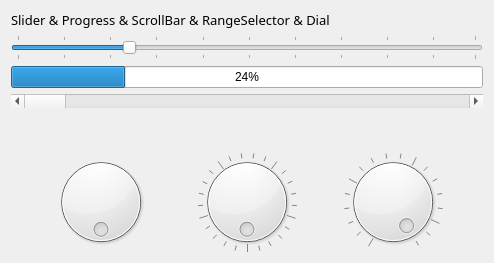
                <widget class="QWidget" name="widget_6" native="true">
                 <layout class="QGridLayout" name="gridLayout">
                  <item row="0" column="0">
                   <widget class="QLabel" name="label_6">
                    <property name="font">
                     <font>
                      <family>微软雅黑</family>
                      <pointsize>10</pointsize>
                      <bold>false</bold>
                     </font>
                    </property>
                    <property name="text">
                     <string>Slider &amp; Progress &amp; ScrollBar &amp; RangeSelector &amp; Dial</string>
                    </property>
                   </widget>
                  </item>
                  <item row="1" column="0">
                   <widget class="QSlider" name="horizontalSlider">
                    <property name="value">
                     <number>24</number>
                    </property>
                    <property name="tracking">
                     <bool>true</bool>
                    </property>
                    <property name="orientation">
                     <enum>Qt::Horizontal</enum>
                    </property>
                    <property name="invertedAppearance">
                     <bool>false</bool>
                    </property>
                    <property name="invertedControls">
                     <bool>false</bool>
                    </property>
                    <property name="tickPosition">
                     <enum>QSlider::TicksBothSides</enum>
                    </property>
                    <property name="tickInterval">
                     <number>10</number>
                    </property>
                   </widget>
                  </item>
                  <item row="2" column="0">
                   <widget class="QProgressBar" name="progressBar">
                    <property name="maximum">
                     <number>99</number>
                    </property>
                    <property name="value">
                     <number>24</number>
                    </property>
                   </widget>
                  </item>
                  <item row="3" column="0">
                   <widget class="QScrollBar" name="horizontalScrollBar">
                    <property name="orientation">
                     <enum>Qt::Horizontal</enum>
                    </property>
                    <property name="invertedAppearance">
                     <bool>false</bool>
                    </property>
                   </widget>
                  </item>
                  <item row="4" column="0">
                   <widget class="ExRangeSlider" name="rangeSelector" native="true">
                    <property name="minimumSize">
                     <size>
                      <width>0</width>
                      <height>32</height>
                     </size>
                    </property>
                   </widget>
                  </item>
                  <item row="5" column="0">
                   <layout class="QHBoxLayout" name="horizontalLayout_3">
                    <item>
                     <spacer name="horizontalSpacer_13">
                      <property name="orientation">
                       <enum>Qt::Horizontal</enum>
                      </property>
                      <property name="sizeHint" stdset="0">
                       <size>
                        <width>40</width>
                        <height>20</height>
                       </size>
                      </property>
                     </spacer>
                    </item>
                    <item>
                     <widget class="QDial" name="dial_3">
                      <property name="wrapping">
                       <bool>true</bool>
                      </property>
                      <property name="dialStyle" stdset="0">
                       <number>3</number>
                      </property>
                     </widget>
                    </item>
                    <item>
                     <spacer name="horizontalSpacer_11">
                      <property name="orientation">
                       <enum>Qt::Horizontal</enum>
                      </property>
                      <property name="sizeHint" stdset="0">
                       <size>
                        <width>40</width>
                        <height>20</height>
                       </size>
                      </property>
                     </spacer>
                    </item>
                    <item>
                     <widget class="QDial" name="dial">
                      <property name="minimumSize">
                       <size>
                        <width>0</width>
                        <height>100</height>
                       </size>
                      </property>
                      <property name="maximum">
                       <number>99</number>
                      </property>
                      <property name="sliderPosition">
                       <number>0</number>
                      </property>
                      <property name="orientation">
                       <enum>Qt::Horizontal</enum>
                      </property>
                      <property name="invertedAppearance">
                       <bool>false</bool>
                      </property>
                      <property name="invertedControls">
                       <bool>false</bool>
                      </property>
                      <property name="wrapping">
                       <bool>true</bool>
                      </property>
                      <property name="notchesVisible">
                       <bool>true</bool>
                      </property>
                      <property name="dialStyle" stdset="0">
                       <number>1</number>
                      </property>
                     </widget>
                    </item>
                    <item>
                     <spacer name="horizontalSpacer_12">
                      <property name="orientation">
                       <enum>Qt::Horizontal</enum>
                      </property>
                      <property name="sizeHint" stdset="0">
                       <size>
                        <width>40</width>
                        <height>20</height>
                       </size>
                      </property>
                     </spacer>
                    </item>
                    <item>
                     <widget class="QDial" name="dial_2">
                      <property name="sliderPosition">
                       <number>0</number>
                      </property>
                      <property name="tracking">
                       <bool>true</bool>
                      </property>
                      <property name="invertedAppearance">
                       <bool>true</bool>
                      </property>
                      <property name="invertedControls">
                       <bool>false</bool>
                      </property>
                      <property name="wrapping">
                       <bool>false</bool>
                      </property>
                      <property name="notchTarget">
                       <double>5.699999999999999</double>
                      </property>
                      <property name="notchesVisible">
                       <bool>true</bool>
                      </property>
                      <property name="dialStyle" stdset="0">
                       <number>2</number>
                      </property>
                     </widget>
                    </item>
                    <item>
                     <spacer name="horizontalSpacer_14">
                      <property name="orientation">
                       <enum>Qt::Horizontal</enum>
                      </property>
                      <property name="sizeHint" stdset="0">
                       <size>
                        <width>40</width>
                        <height>20</height>
                       </size>
                      </property>
                     </spacer>
                    </item>
                   </layout>
                  </item>
                 </layout>
                </widget>
